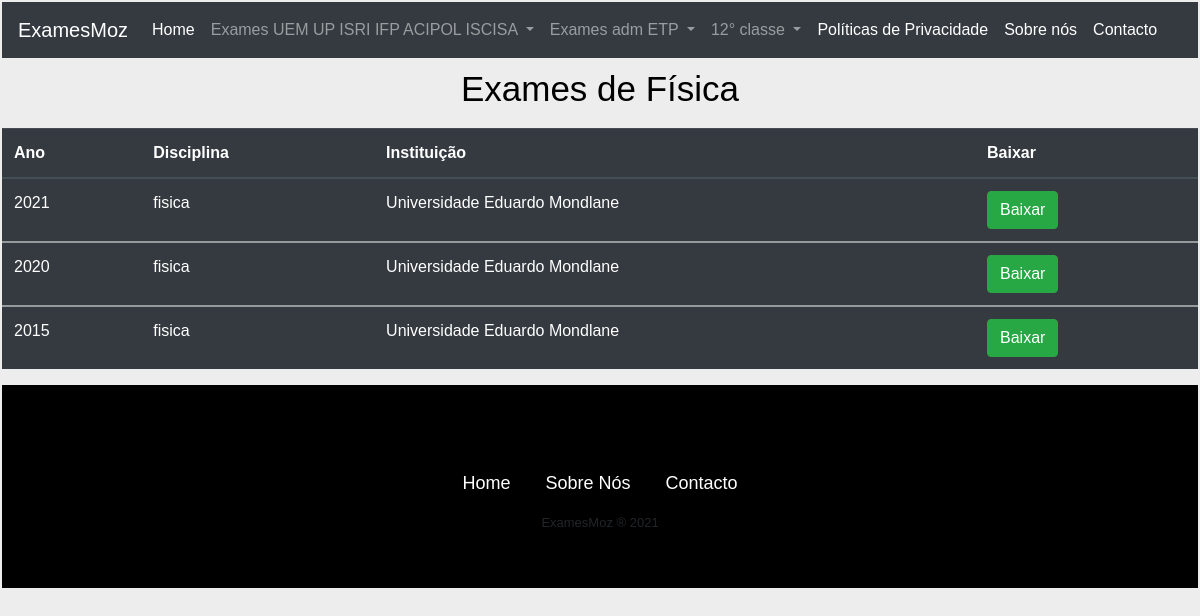
/fisica, run on an earlier commit of the app's database.
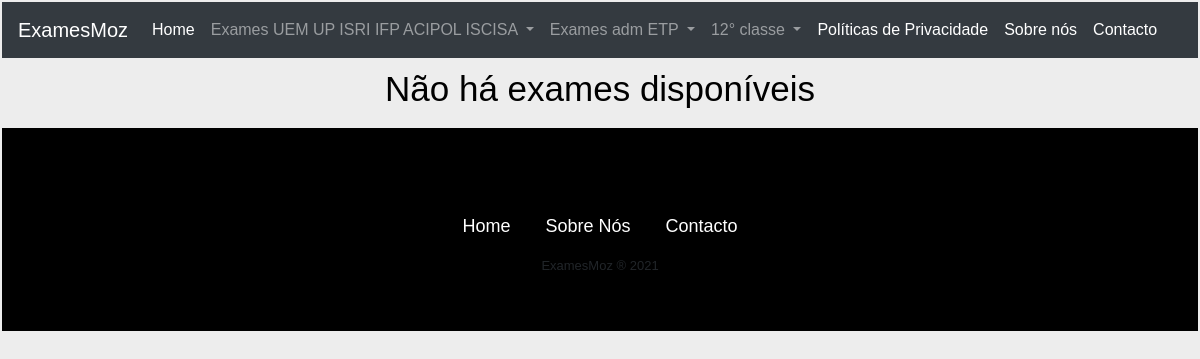
And on a later commit of the database.
### exame/models.py (models this page shows, shortened)
class Exame(models.Model):
    DISCIPLINAS_CHOISES = (
            ('matematica', 'matematica'),
            ('fisica','fisica'),
            ('geografia','geografia'),
            ('portugues','portugues'),
            ('english','english'),
            ('quimica','quimica'),
            ('filosofia','filosofia'),
            ('desenho','desenho')
            )
    NIVEL_CHOISES = (
            ('medio','medio'),
            ('superior','superior'),
            ('escolar','escolar')
            )
    CLASSE_CHOISES = (
            ('12','12'),
            ('10','10')
            )
    UNI_CHOISES =(
            ('UEM', 'Universidade Eduardo Mondlane'),
            ('UP', 'Universidade Pedagógica'),
            ('UJC', 'Univeridade Jaoquim Chissano'),
            ('IFP','IFP'),
            ('ICISA','ICISA'),
            ('Outra','Outra'),
            ('escolar','escolar'),
            ('ETP','ETP')
            )
    ANO_CHOICES = (
           ('2000','2000'),
           ('2001','2001'),
           ('2002','2002'),
           ('2003','2003'),
           ('2004','2004'),
           ('2005','2005'),
           ('2006','2006'),
           ('2007','2007'),
           ('2008','2008'),
           ('2009','2009'),
           ('2010','2010'),
           ('2011','2011'),
           ('2012','2012'),
           ('2013','2013'),
           ('2014','2014'),
           ('2015','2015'),
           ('2016','2016'),
           ('2017','2017'),
           ('2018','2018'),
           ('2019','2019'),
           ('2020','2020'),
           ('2021','2021'),
           ('2022','2022'),
           ('2023','2023'),
           ('2024','2024'),
           ('2025','2025')
           )
    ano = models.CharField('Ano',max_length=4,unique=True, choices=ANO_CHOICES)
    disciplina = models.CharField('Disciplina',max_length=100, choices=DISCIPLINAS_CHOISES)
    instituicao = models.CharField('Instituição',max_length=100, choices=UNI_CHOISES)
    nivel = models.CharField('Nivel', max_length=100, choices=NIVEL_CHOISES)
    pdf = models.FileField('arquivo_pdf', upload_to='pdf', unique=True)
    classe = models.CharField('classe', max_length=100,blank=True,choices=CLASSE_CHOISES)
    class Meta:
        ordering = ['-ano',]

### exame/views.py (the view)
# urls.py: path('fisica',exame_fisica,name='exame_fisica'),
def exame_fisica(request):
    objecto = Exame.objects.filter(disciplina='fisica', nivel='superior')
    contexto={'exames':objecto}
    return render(request, 'fisica.html',contexto)

### exame/templates/fisica.html (shortened to what this page needs)
{% extends 'base.html' %}
{% load bootstrap4 %}
{% block conteudo %}
{% if exames %}
	<h1 class="titulos">Exames de Física</h1>
	<table class="table table-dark">
	  <thead>
	    <tr>
	      <th scope="col">Ano</th>
	      <th scope="col">Disciplina</th>
	      <th scope="col">Instituição</th>
	      <th scope="col">Baixar</th>
	    </tr>
	  </thead>
	  {% for exame in exames %}
		  <tbody>
		    <tr>
		      <td scope="row">{{exame.ano}}</td>
		      <td scope="row">{{exame.disciplina}}</td>
		      <td scope="row">{{exame.instituicao}}</td>
		      <td scope="row">{% buttons %} <a href="{{exame.pdf.url}}" download"><button type="button" class="btn btn-success">Baixar</button></a>{% endbuttons %}</td>
		    </tr>
		  </tbody>
		{% endfor %}
	</table>
{% endif %}
{% if not exames %}
	<h1 class="titulos">Não há exames disponíveis</h1>
{% endif %}
{% endblock %}

### exame/templates/base.html (shortened to what this page needs)
{% load bootstrap4 %}
{% load static %}
{% load bootstrap_icons %}
<!DOCTYPE html>
<html lang="pt-pt">
  <head>
    {% bootstrap_css %}
    <link rel="stylesheet" href="{% static 'css/style.css' %}">
  </head>
  <body>
  <nav class="navbar navbar-expand-lg sticky-top navbar-dark bg-dark">
  <a class="navbar-brand" href="{% url 'index' %}">ExamesMoz</a>
  <div class="collapse navbar-collapse" id="navbarSupportedContent">
    <ul class="navbar-nav mr-auto">
      <li class="nav-item active">
        <a class="nav-link" href="{% url 'index' %}">Home</a>
      </li>
      <li class="nav-item dropdown">
        <a class="nav-link dropdown-toggle" href="#" id="navbarDropdown" role="button" data-toggle="dropdown" aria-haspopup="true" aria-expanded="false">
          Exames UEM UP ISRI IFP ACIPOL ISCISA
        </a>
      </li>
      <li class="nav-item dropdown">
        <a class="nav-link dropdown-toggle" href="#" id="navbarDropdown" role="button" data-toggle="dropdown" aria-haspopup="true" aria-expanded="false">
          Exames adm ETP
        </a>
      </li>
      <li class="nav-item dropdown">
        <a class="nav-link dropdown-toggle" href="#" id="navbarDropdown" role="button" data-toggle="dropdown" aria-haspopup="true" aria-expanded="false">
           12° classe
        </a>
      </li>
      <li class="nav-item active">
        <a class="nav-link" href="{% url 'privacidade' %}">Políticas de Privacidade</a>
      </li>
      <li class="nav-item active">
        <a class="nav-link" href="{% url 'sobre' %}">Sobre nós</a>
      </li>
      <li class="nav-item active">
        <a class="nav-link" href="{% url 'contacto' %}">Contacto</a>
      </li>
    </ul>
  </div>
</nav>
  {% block conteudo %}
  {% endblock %}
     <section class="footer">
	     <div class="socials">
	     </div>
	     <ul class="list">
		     <li>
			     <a href="{% url 'index' %}">Home</a>
		     </li>
		     <li>
			     <a href="{% url 'sobre' %}">Sobre Nós</a>
		     </li>
		     <li>
			     <a href="{% url 'contacto' %}">Contacto</a>
		     </li>
	    </ul>
	    <p class="copyright">ExamesMoz ® 2021</p>
     </section>
  </body>
</html>

### exame/static/css/style.css (style rules this page uses)
body { font-family:Arial; background-color:#f5fffa; box-sizing:border-box; padding:0px; margin:2px; background-color:#ededed; }
.titulos { color:black; text-align:center; font-size:35px; padding:10px; }
.footer { background:#000; padding:40px 0; }
.footer .socials { text-align:center; padding-bottom:20px; color:#fff; }
.footer ul { margin-top:0; list-style:none; padding:0; font-size:18px; margin-bottom:0; line-height:1.6; text-align:center; }
.footer ul li a { color:#fff; text-decoration:none; }
.footer ul li { display:inline-block; padding: 0 15px; }
.footer .copyright { margin-top:15px; text-align:center; font-size:13px; }

What changed in the data, as far as the page shows it:
removed Exame: ano "2021", disciplina "fisica", instituicao "Universidade Eduardo Mondlane"
removed Exame: ano "2020", disciplina "fisica", instituicao "Universidade Eduardo Mondlane"
removed Exame: ano "2015", disciplina "fisica", instituicao "Universidade Eduardo Mondlane"
Also different on the page:
text no longer shown: "Exames de Física Ano Disciplina Instituição Baixar"
text now shown: "Não há exames disponíveis"
